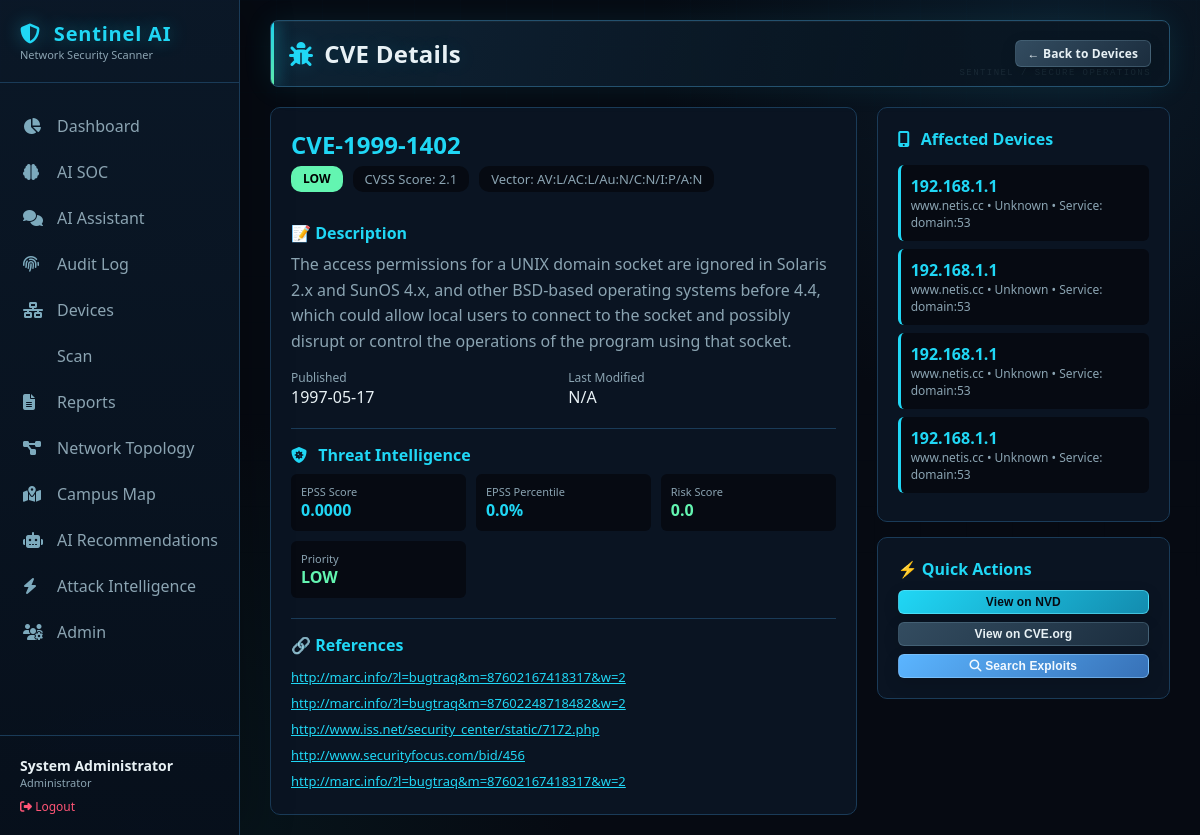
/cve/CVE-1999-1402 (signed in), run on the app's committed database.
### tables this page shows
CREATE TABLE cves (
                    cve_id TEXT PRIMARY KEY,
                    description TEXT,
                    cvss_score REAL,
                    severity TEXT,
                    published_date TEXT,
                    last_modified TEXT,
                    references_text TEXT,
                    cvss_vector TEXT
                );

CREATE TABLE threat_intel (
                        cve_id TEXT PRIMARY KEY,
                        kev_status INTEGER DEFAULT 0,
                        exploit_count INTEGER DEFAULT 0,
                        epss_score REAL DEFAULT 0,
                        epss_percentile REAL DEFAULT 0,
                        risk_score REAL DEFAULT 0,
                        risk_level TEXT DEFAULT 'LOW',
                        priority TEXT DEFAULT 'LOW',
                        last_updated TEXT,
                        source TEXT,
                        raw_data TEXT
                    );

CREATE TABLE device_vulnerabilities (
                    id INTEGER PRIMARY KEY AUTOINCREMENT,
                    device_id INTEGER,
                    cve_id TEXT,
                    service TEXT,
                    detected_date TEXT,
                    FOREIGN KEY (device_id) REFERENCES devices (id),
                    FOREIGN KEY (cve_id) REFERENCES cves (cve_id)
                );

CREATE TABLE devices (
                    id INTEGER PRIMARY KEY AUTOINCREMENT,
                    ip_address TEXT UNIQUE,
                    mac_address TEXT,
                    hostname TEXT,
                    device_type TEXT,
                    brand TEXT,
                    os TEXT,
                    os_family TEXT,
                    os_confidence REAL,
                    open_ports TEXT,
                    services TEXT,
                    discovery_source TEXT,
                    confidence REAL,
                    confidence_level TEXT,
                    ttl INTEGER,
                    first_seen TEXT,
                    last_seen TEXT,
                    scan_count INTEGER DEFAULT 1,
                    upnp_model_name TEXT,
                    upnp_model_number TEXT,
                    upnp_manufacturer TEXT,
                    mac_randomized INTEGER DEFAULT 0,
                    mac_is_local INTEGER DEFAULT 0,
                    is_gateway INTEGER DEFAULT 0
                );

### app.py (the view)
@app.route('/cve/<cve_id>')
@login_required
def cve_detail(cve_id):
    try:
        conn = get_db()
        cursor = conn.cursor()
        cursor.execute('''
            SELECT cve_id, description, cvss_score, severity,
                   published_date, last_modified, references_text, cvss_vector
            FROM cves
            WHERE cve_id = ?
        ''', (cve_id,))
        cve = cursor.fetchone()
        if not cve:
            flash('CVE not found', 'danger')
            return redirect(url_for('devices'))
        cve_dict = dict(cve)
        if cve_dict.get('references_text'):
            try:
                cve_dict['references'] = json.loads(cve_dict['references_text'])
            except:
                cve_dict['references'] = []
        else:
            cve_dict['references'] = []
        cursor.execute('''
            SELECT d.id, d.ip_address, d.hostname, d.device_type, dv.service
            FROM device_vulnerabilities dv
            JOIN devices d ON dv.device_id = d.id
            WHERE dv.cve_id = ?
        ''', (cve_id,))
        affected_devices = [dict(row) for row in cursor.fetchall()]
        cursor.execute('''
            SELECT kev_status, exploit_count, epss_score, epss_percentile,
                   risk_score, risk_level, priority
            FROM threat_intel
            WHERE cve_id = ?
        ''', (cve_id,))
        threat_intel = cursor.fetchone()
        threat_dict = dict(threat_intel) if threat_intel else {}
        conn.close()
        return render_template('cve_detail.html',
                             cve=cve_dict,
                             affected_devices=affected_devices,
                             threat_intel=threat_dict,
                             user_role=session.get('user_role'),
                             username=session.get('username'))
    except Exception as e:
        logger.error(f"Error loading CVE details: {e}")
        flash('Error loading CVE details', 'danger')
        return redirect(url_for('devices'))

### app.py (called while the page is built)
def get_db():
    conn = sqlite3.connect(DB_PATH)
    conn.row_factory = sqlite3.Row
    return conn

@app.context_processor
def utility_processor():
    return {
        'user_role': session.get('user_role'),
        'username': session.get('username'),
        'full_name': session.get('full_name'),
        'has_permission': has_permission,
        'DEFAULT_PAGE_SIZE': 10   # consistent with pagination default
    }

### auth.py (called while the page is built)
def login_required(f):
    @wraps(f)
    def decorated_function(*args, **kwargs):
        if 'user_id' not in session:
            flash('Please login to access this page', 'warning')
            return redirect(url_for('login'))
        return f(*args, **kwargs)
    return decorated_function

### templates/cve_detail.html (shortened to what this page needs)
{% extends "base.html" %} {% block content %}
<div class="page-header">
  <h1><i class="fas fa-bug"></i> CVE Details</h1>
  <div class="header-actions">
    <a href="{{ url_for('devices') }}" class="btn btn-secondary btn-sm">
      ← Back to Devices
    </a>
  </div>
</div>
<div style="display: grid; grid-template-columns: 2fr 1fr; gap: 20px">
  <div
    style="
      background: var(--bg-secondary);
      border: 1px solid var(--border-color);
      border-radius: 10px;
      padding: 20px;
    "
  >
    <div
      style="
        display: flex;
        justify-content: space-between;
        align-items: start;
        flex-wrap: wrap;
      "
    >
      <div>
        <h2 style="color: var(--accent); margin-bottom: 5px">
          {{ cve.cve_id }}
        </h2>
        <div
          style="display: flex; gap: 10px; flex-wrap: wrap; margin-bottom: 15px"
        >
          <span class="risk-badge risk-{{ cve.severity }}"
            >{{ cve.severity }}</span
          >
          <span
            style="
              background: var(--bg-primary);
              padding: 4px 12px;
              border-radius: 10px;
              color: var(--text-secondary);
              font-size: 13px;
            "
          >
            CVSS Score: {{ cve.cvss_score }}
          </span>
          <span
            style="
              background: var(--bg-primary);
              padding: 4px 12px;
              border-radius: 10px;
              color: var(--text-secondary);
              font-size: 13px;
            "
          >
            Vector: {{ cve.cvss_vector or 'N/A' }}
          </span>
        </div>
      </div>
    </div>
    <div style="margin-top: 15px">
      <h4 style="color: var(--accent); margin-bottom: 8px">📝 Description</h4>
      <p style="color: var(--text-secondary); line-height: 1.6">
        {{ cve.description }}
      </p>
    </div>
    <div
      style="
        margin-top: 15px;
        display: grid;
        grid-template-columns: 1fr 1fr;
        gap: 10px;
      "
    >
      <div>
        <div style="font-size: 12px; color: var(--text-secondary)">
          Published
        </div>
        <div style="color: var(--text-primary)">
          {{ cve.published_date[:10] if cve.published_date else 'N/A' }}
        </div>
      </div>
      <div>
        <div style="font-size: 12px; color: var(--text-secondary)">
          Last Modified
        </div>
        <div style="color: var(--text-primary)">
          {{ cve.last_modified[:10] if cve.last_modified else 'N/A' }}
        </div>
      </div>
    </div>
    {% if threat_intel %}
    <div
      style="
        margin-top: 20px;
        border-top: 1px solid var(--border-color);
        padding-top: 15px;
      "
    >
      <h4 style="color: var(--accent); margin-bottom: 8px">
        <i class="fas fa-shield-virus"></i> Threat Intelligence
      </h4>
      <div
        style="
          display: grid;
          grid-template-columns: repeat(auto-fit, minmax(150px, 1fr));
          gap: 10px;
        "
      >
        <div
          style="
            background: var(--bg-primary);
            padding: 10px;
            border-radius: 6px;
          "
        >
          <div style="font-size: 11px; color: var(--text-secondary)">
            EPSS Score
          </div>
          <div style="font-weight: bold; color: var(--accent)">
            {{ "%.4f"|format(threat_intel.epss_score) }}
          </div>
        </div>
        <div
          style="
            background: var(--bg-primary);
            padding: 10px;
            border-radius: 6px;
          "
        >
          <div style="font-size: 11px; color: var(--text-secondary)">
            EPSS Percentile
          </div>
          <div style="font-weight: bold; color: var(--accent)">
            {{ "%.1f"|format(threat_intel.epss_percentile) }}%
          </div>
        </div>
        <div
          style="
            background: var(--bg-primary);
            padding: 10px;
            border-radius: 6px;
          "
        >
          <div style="font-size: 11px; color: var(--text-secondary)">
            Risk Score
          </div>
          <div
            style="font-weight: bold; color: {{ 'var(--critical)' if threat_intel.risk_score >= 70 else 'var(--high)' if threat_intel.risk_score >= 40 else 'var(--accent2)' }};"
          >
            {{ threat_intel.risk_score }}
          </div>
        </div>
        <div
          style="
            background: var(--bg-primary);
            padding: 10px;
            border-radius: 6px;
          "
        >
          <div style="font-size: 11px; color: var(--text-secondary)">
            Priority
          </div>
          <div
            style="font-weight: bold; color: {{ 'var(--critical)' if threat_intel.priority == 'IMMEDIATE' else 'var(--high)' if threat_intel.priority == 'HIGH' else 'var(--accent2)' }};"
          >
            {{ threat_intel.priority }}
          </div>
        </div>
      </div>
    </div>
    {% endif %}
    {% if cve.references %}
    <div
      style="
        margin-top: 20px;
        border-top: 1px solid var(--border-color);
        padding-top: 15px;
      "
    >
      <h4 style="color: var(--accent); margin-bottom: 8px">🔗 References</h4>
      <div style="font-size: 13px">
        {% for ref in cve.references %}
        <div style="padding: 4px 0">
          <a
            href="{{ ref }}"
            target="_blank"
            style="color: var(--accent); word-break: break-all"
            >{{ ref }}</a
          >
        </div>
        {% endfor %}
      </div>
    </div>
    {% endif %}
  </div>
  <div>
    <div
      style="
        background: var(--bg-secondary);
        border: 1px solid var(--border-color);
        border-radius: 10px;
        padding: 20px;
      "
    >
      <h4 style="color: var(--accent); margin-bottom: 15px">
        <i class="fas fa-mobile-screen-button"></i> Affected Devices
      </h4>
      {% if affected_devices %}
      <div style="max-height: 400px; overflow-y: auto">
        {% for device in affected_devices %}
        <div
          style="
            padding: 10px;
            background: var(--bg-primary);
            border-radius: 6px;
            margin-bottom: 8px;
            border-left: 3px solid var(--accent);
          "
        >
          <div style="font-weight: bold; color: var(--text-primary)">
            <a
              href="{{ url_for('devices') }}?filter={{ device.ip_address }}"
              style="color: var(--accent); text-decoration: none"
            >
              {{ device.ip_address }}
            </a>
          </div>
          <div style="font-size: 12px; color: var(--text-secondary)">
            {{ device.hostname or 'No hostname' }} • {{ device.device_type or
            'Unknown' }} {% if device.service %} • Service: {{ device.service
            }}{% endif %}
          </div>
        </div>
        {% endfor %}
      </div>
      {% else %}
      <p style="color: var(--text-secondary)">
        No devices affected by this CVE.
      </p>
      {% endif %}
    </div>
    <div
      style="
        background: var(--bg-secondary);
        border: 1px solid var(--border-color);
        border-radius: 10px;
        padding: 20px;
        margin-top: 15px;
      "
    >
      <h4 style="color: var(--accent); margin-bottom: 10px">
        ⚡ Quick Actions
      </h4>
      <div style="display: flex; flex-direction: column; gap: 8px">
        <button
          onclick="window.location.href='https://nvd.nist.gov/vuln/detail/{{ cve.cve_id }}'"
          class="btn btn-primary btn-sm"
          style="width: 100%"
        >
          View on NVD
        </button>
        <button
          onclick="window.location.href='https://www.cve.org/CVERecord?id={{ cve.cve_id }}'"
          class="btn btn-secondary btn-sm"
          style="width: 100%"
        >
          View on CVE.org
        </button>
        <button
          onclick="window.location.href='{{ url_for('search_exploits', cve_id=cve.cve_id) }}'"
          class="btn btn-info btn-sm"
          style="width: 100%"
        >
          <i class="fas fa-magnifying-glass"></i> Search Exploits
        </button>
      </div>
    </div>
  </div>
</div>
{% endblock %}

### templates/base.html (style rules this page uses)
:root { --bg-primary: #060a12; --bg-secondary: #0a1422; --bg-card: #0d1b2a; --text-primary: #e8f1f5; --text-secondary: #8ba4b2; --border-color: #1a3b58; --accent: #20d7f5; --accent2: #63f5b1; --critical: #ff5576; --high: #ff9b54; --medium: #f5d267; --low: #63f5b1; --glow: 0 0 24px #20d7f526; }
* { margin: 0; padding: 0; box-sizing: border-box; }
body { font-family: "Segoe UI", Tahoma, Geneva, Verdana, sans-serif; background: radial-gradient(circle at 88% 4%, #12334b66 0, transparent 30%), radial-gradient(circle at 12% 100%, #0a3a3b44 0, transparent 32%), var(--bg-primary); color: var(--text-primary); min-height: 100vh; }
body::before { content: ""; position: fixed; inset: 0; pointer-events: none; opacity: 0.22; background-image: linear-gradient(#2b63801c 1px, transparent 1px), linear-gradient(90deg, #2b63801c 1px, transparent 1px); background-size: 46px 46px; mask-image: linear-gradient(to bottom, black, transparent 82%); }
.page-header { display: flex; justify-content: space-between; align-items: center; margin-bottom: 25px; }
.page-header h1 { font-size: 24px; letter-spacing: 0.01em; text-shadow: 0 0 20px #20d7f526; }
.page-header .header-actions { display: flex; gap: 10px; }
.btn { padding: 8px 18px; border: none; border-radius: 6px; cursor: pointer; font-size: 14px; transition: all 0.25s ease; text-decoration: none; display: inline-block; box-shadow: 0 5px 16px #00000022; }
.btn-primary { background: var(--accent); color: var(--bg-primary); }
.btn-sm { padding: 4px 12px; font-size: 12px; }
h1, h2, h3, h4 { color: var(--text-primary); }
h1 i, h2 i, h3 i, h4 i { color: var(--accent); margin-right: 7px; }
.page-header { position: relative; padding: 16px 18px; margin-bottom: 20px; background: linear-gradient(105deg, #10283bdb, #091622c7 72%); border: 1px solid #24516e; border-radius: 8px; box-shadow: 0 0 30px #20d7f516, inset 0 1px #ffffff0a; overflow: hidden; }
.page-header::before { content: ""; position: absolute; left: 0; top: 0; bottom: 0; width: 3px; background: linear-gradient(var(--accent), var(--accent2)); box-shadow: 0 0 16px var(--accent); }
.page-header::after { content: "SENTINEL / SECURE OPERATIONS"; position: absolute; right: 18px; bottom: 8px; color: #8ab7c11f; font: 9px monospace; letter-spacing: 0.16em; pointer-events: none; }
.page-header h1 { display: flex; align-items: center; gap: 4px; font-size: clamp(20px, 2vw, 26px); }
.page-header .header-actions { position: relative; z-index: 1; align-items: center; flex-wrap: wrap; }
.btn { border: 1px solid transparent; font-weight: 600; letter-spacing: 0.01em; }
.btn-primary { background: linear-gradient(135deg, #20d7f5, #138caf); border-color: #6deaff88; }
.btn-info { background: linear-gradient(135deg, #5bb5ff, #3771b7); color: #f2f9ff; border-color: #9dd4ff77; }
.btn-secondary { background: linear-gradient(135deg, #334c60, #1b2d3e); color: var(--text-primary); border-color: #62849a66; }

### templates/cve_detail.html (style rules this page uses)
.risk-badge { padding: 4px 12px; border-radius: 10px; font-size: 12px; font-weight: bold; display: inline-block; }
.risk-LOW { background: var(--accent2); color: black; }

### data on the page
cves: cve_id "CVE-1999-1402", severity "LOW", cvss_score "2.1", cvss_vector "AV:L/AC:L/Au:N/C:N/I:P/A:N", description "The access permissions for a UNIX domain socket are ignored in Solaris 2.x and SunOS 4.x, and other BSD-based operating systems before 4.4, which could allow local users to connect to the socket and possibly disrupt or control the operations of the program using that socket.", published_date "1997-05-17"
threat_intel: epss_score "0.0000", epss_percentile "0.0", risk_score "0.0", priority "LOW"
device_vulnerabilities: ip_address "192.168.1.1", hostname "www.netis.cc", device_type "Unknown", service "domain:53"
device_vulnerabilities: ip_address "192.168.1.1", hostname "www.netis.cc", device_type "Unknown", service "domain:53"
device_vulnerabilities: ip_address "192.168.1.1", hostname "www.netis.cc", device_type "Unknown", service "domain:53"
device_vulnerabilities: ip_address "192.168.1.1", hostname "www.netis.cc", device_type "Unknown", service "domain:53"

### other printed values
{{ full_name or username }} "System Administrator"
{{ user_role|title }} "Administrator"
{{ cve.last_modified[:10] if cve.last_modified else 'N/A' }} "N/A"
{{ ref }} "http://marc.info/?l=bugtraq&m=87602167418317&w=2" "http://marc.info/?l=bugtraq&m=87602248718482&w=2" "http://www.iss.net/security_center/static/7172.php" "http://www.securityfocus.com/bid/456" "http://marc.info/?l=bugtraq&m=87602167418317&w=2"
